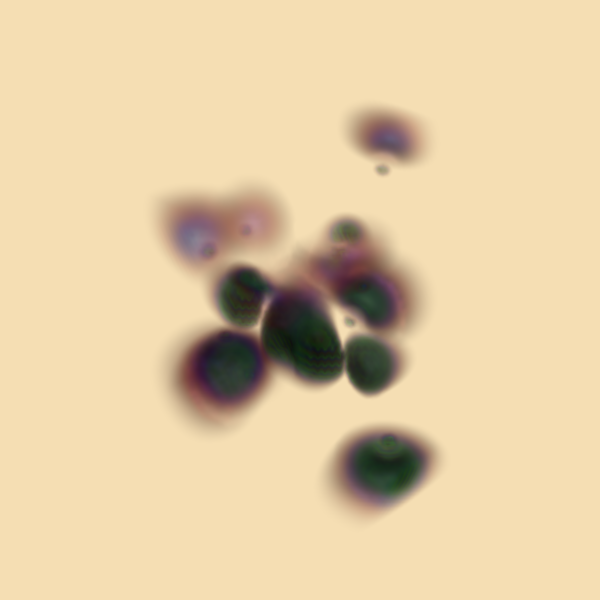

The Python source for this figure:
#!/usr/bin/env python

# Volume rendering of a high potential iron protein.

import os
from pathlib import Path

# Factory overrides: importing these modules registers the OpenGL rendering
# and interaction style implementations for vtkRenderingCore factory classes.
import vtkmodules.vtkInteractionStyle  # noqa: F401
import vtkmodules.vtkRenderingOpenGL2  # noqa: F401
import vtkmodules.vtkRenderingVolumeOpenGL2  # noqa: F401

# VTK pipeline classes used in this example
from vtkmodules.vtkCommonDataModel import vtkPiecewiseFunction
from vtkmodules.vtkIOLegacy import vtkStructuredPointsReader
from vtkmodules.vtkRenderingCore import (
    vtkColorTransferFunction,
    vtkRenderWindow,
    vtkRenderWindowInteractor,
    vtkRenderer,
    vtkVolume,
    vtkVolumeProperty,
)
from vtkmodules.vtkRenderingVolume import vtkFixedPointVolumeRayCastMapper

# Colors (normalized RGB)
wheat_rgb = (0.961, 0.871, 0.702)

# Data: locate the iron protein dataset
data_dir = Path(os.environ.get("VPE_DATA_DIR", Path(__file__).parent))
file_name = str(data_dir / "ironProt.vtk")

# Source: read the structured points data
reader = vtkStructuredPointsReader()
reader.SetFileName(file_name)

# Transfer functions: map scalar value to opacity and color
opacity_transfer_function = vtkPiecewiseFunction()
opacity_transfer_function.AddPoint(20, 0.0)
opacity_transfer_function.AddPoint(255, 0.2)

color_transfer_function = vtkColorTransferFunction()
color_transfer_function.AddRGBPoint(0.0, 0.0, 0.0, 0.0)
color_transfer_function.AddRGBPoint(64.0, 1.0, 0.0, 0.0)
color_transfer_function.AddRGBPoint(128.0, 0.0, 0.0, 1.0)
color_transfer_function.AddRGBPoint(192.0, 0.0, 1.0, 0.0)
color_transfer_function.AddRGBPoint(255.0, 0.0, 0.2, 0.0)

# VolumeProperty: describe how the data will look
volume_property = vtkVolumeProperty()
volume_property.SetColor(color_transfer_function)
volume_property.SetScalarOpacity(opacity_transfer_function)
volume_property.ShadeOn()
volume_property.SetInterpolationTypeToLinear()

# Mapper: fixed-point volume ray cast mapper
volume_mapper = vtkFixedPointVolumeRayCastMapper()
volume_mapper.SetInputConnection(reader.GetOutputPort())

# Volume: holds the mapper and property
volume = vtkVolume()
volume.SetMapper(volume_mapper)
volume.SetProperty(volume_property)

# Renderer: assemble the scene
renderer = vtkRenderer()
renderer.AddVolume(volume)
renderer.SetBackground(wheat_rgb)

# Window: display the rendered scene
render_window = vtkRenderWindow()
render_window.AddRenderer(renderer)
render_window.SetWindowName("simple ray cast")
render_window.SetMultiSamples(0)
render_window.SetSize(600, 600)

# Scene: camera configuration
renderer.GetActiveCamera().Azimuth(45)
renderer.GetActiveCamera().Elevation(30)
renderer.ResetCameraClippingRange()
renderer.ResetCamera()

# Interactor: handle mouse and keyboard events
render_window_interactor = vtkRenderWindowInteractor()
render_window_interactor.SetRenderWindow(render_window)

# Launch the interactive visualization
render_window_interactor.Initialize()
render_window_interactor.Start()
